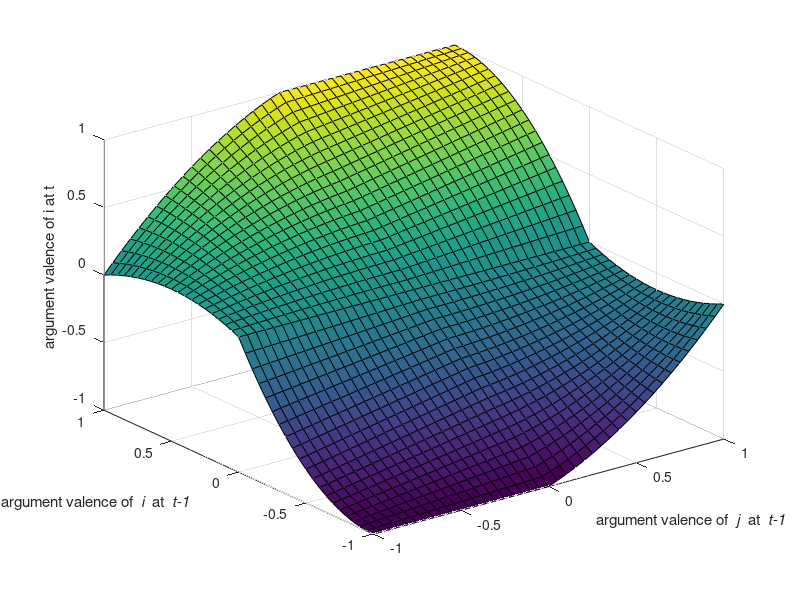

MATLAB code to generate this figure:
%%argument change calculator

x=-1:0.05:1;
chmati=zeros(size(x,2),size(x,2));
chmatj=zeros(size(x,2),size(x,2));

nmati=zeros(size(x,2),size(x,2));
nmatj=zeros(size(x,2),size(x,2));

c=1;

for i=1:size(x,2)
    for j=1:size(x,2)
        argmat(1)=x(i);
        argmat(2)=x(j);
        
        targmat=argmat;
        
        if argmat(1)*argmat(2)>0
            argmat(1)=targmat(1)+targmat(2)*(1-abs(targmat(1)))^c*abs(targmat(1));
            argmat(2)=targmat(2)+targmat(1)*(1-abs(targmat(2)))^c*abs(targmat(2));
        else
            argmat(1)=targmat(1)+1/2*(targmat(2)-targmat(1))*abs(targmat(1)*targmat(2));
            argmat(2)=targmat(2)+1/2*(targmat(1)-targmat(2))*abs(targmat(2)*targmat(1));
        end
        
        chmati(i,j)=argmat(1)-x(i);
        chmatj(i,j)=argmat(2)-x(j);
        
        nmati(i,j)=argmat(1);
        nmatj(i,j)=argmat(2);
    end
end


figure;
%surf(x,x,chmati);
surf(x,x,nmati);
xlabel('argument valence of \it j \rm at \it t-1');
ylabel('argument valence of \it i \rm at \it t-1');
zlabel('argument valence of i at t');


%{

figure;
surf(x,x,chmatj);
xlabel('j');
ylabel('i');
zlabel('Change of arg j');



figure;
surf(x,x,nmati);
xlabel('j');
ylabel('i');
zlabel('new value of arg i');

figure;
surf(x,x,nmatj);
xlabel('j');
ylabel('i');
zlabel('new value of arg j');

%}